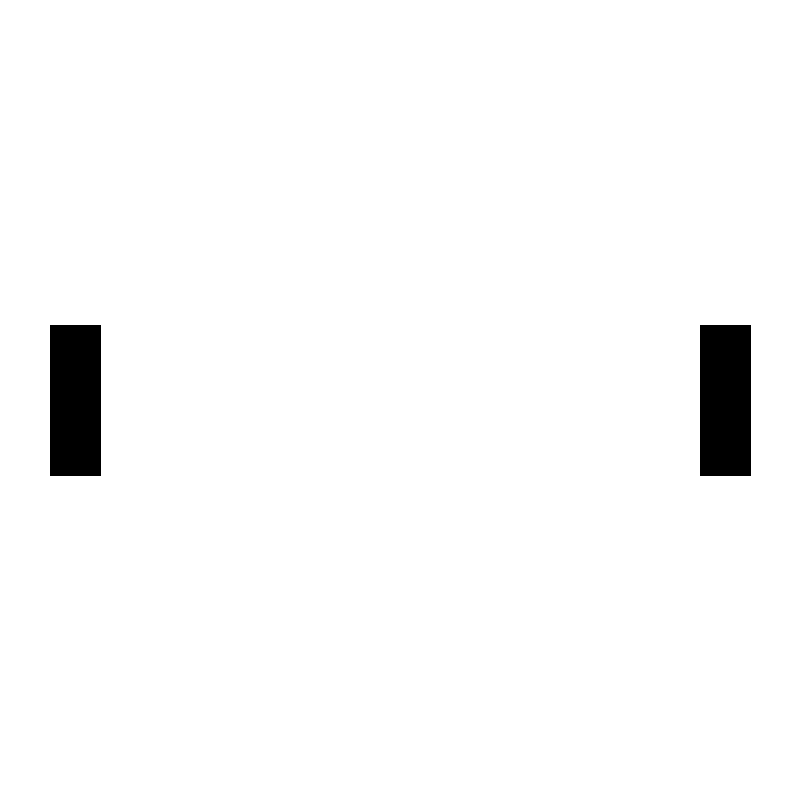
Frame 1 (no input)
Frame 60 (the mouse pressed at the canvas centre just before this capture): identical to frame 1, image omitted
Frame 120 (the mouse held since frame 60 and released just before this capture): identical to frame 1, image omitted

The Processing sketch that drew this single still picture (run headless with seeded random() and noise(); from frame 60 on, the mouse is pressed at the canvas centre):

// Processing sketch: paddleMovement
// ── paddleMovement.pde
//paddle movement demo for peter

Paddle p1, p2;

void setup() {
  size(800, 800);
  p1 = new Paddle(75, height/2, 'w', 's');
  p2 = new Paddle(width-75, height/2, 'o', 'l');
}

void draw() {
  background(255);
  
  p1.move();
  p2.move();
  
  p1.display();
  p2.display();
}

void keyPressed() {
  p1.handleKeyPress();
  p2.handleKeyPress();
}

void keyReleased() {
  p1.handleKeyRelease();
  p2.handleKeyRelease();
}
// ── Paddle.pde
class Paddle {
  float x, y, ySpeed;
  float paddleWidth, paddleHeight;
  char upKey, downKey;
  boolean isMovingUp, isMovingDown;
  
  Paddle(float _x, float _y, char _upKey, char _downKey) {
    x = _x;
    y = _y;
    ySpeed = 0;
    paddleWidth = 50;
    paddleHeight = 150;
    upKey = _upKey;
    downKey = _downKey;
    isMovingUp = false;
    isMovingDown = false;
  }
  
  void display() {
    rectMode(CENTER);
    fill(0);
    rect(x, y, paddleWidth, paddleHeight);
  }
  
  void move() {
    if (isMovingUp) {
      ySpeed = -5;
    }
    else if (isMovingDown) {
      ySpeed = 5;
    }
    else {
      ySpeed = 0;
    }
    y += ySpeed;
  }
  
  void handleKeyPress() {
    if (key == upKey) {
      isMovingUp = true;
    }
    else if (key == downKey) {
      isMovingDown = true;
    }
  }
  
  void handleKeyRelease() {
    if (key == upKey) {
      isMovingUp = false;
    }
    else if (key == downKey) {
      isMovingDown = false;
    }
  }
  
}
